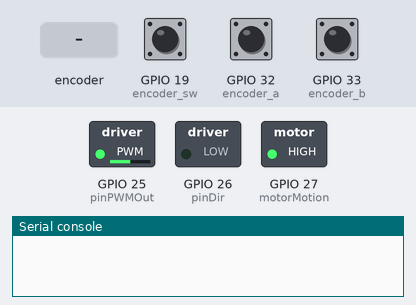
A program run on a simulated ESP32 board running MicroPython. Parts: switched loads named in the program (green lamp = pin HIGH), the last lines printed to the serial console. The test bench sets the inputs (shaded band); at power-on: GPIO 19 (encoder_sw) HIGH, GPIO 32 (encoder_a) HIGH, GPIO 33 (encoder_b) HIGH.

Above: at 1.2 s.
1.3 s: rotary encoder on GPIO 32 (encoder_a) / GPIO 33 (encoder_b) turned 1 step (first pin leading)
At 2.6 s:
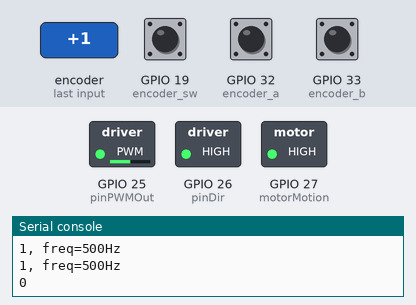
3.0 s: GPIO 19 (encoder_sw) pulled LOW for 0.15 s
4.6 s: GPIO 19 (encoder_sw) pulled LOW for 1 s
Timing chart, 0 to 7.6 s (numbered marks = the images above; inputs shaded):
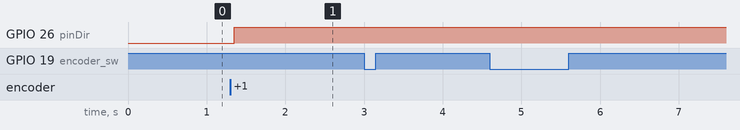

The program:

stepMotorNew.py
```python
from machine import Pin, PWM
import time

class esp32:
    def __init__(self) -> None:
        self.position = 0
        self.mode = 0
        self.increment = 1
        self.pinDir = Pin(26, Pin.OUT)
        self.motorMotion = Pin(27, Pin.OUT)
        self.pinPWMOut = PWM(Pin(25), freq=500, duty_u16=65536//(100//50))
        self.encoder_a = Pin(32, Pin.IN, Pin.PULL_UP)
        self.encoder_b = Pin(33, Pin.IN, Pin.PULL_UP)
        self.encoder_sw = Pin(19, Pin.IN, Pin.PULL_UP)

        self.pinDir.value(0)
        self.motorMotion.value(1)
        self.encoder_a.irq(trigger=Pin.IRQ_FALLING, handler=self.motionClockwise)
        self.encoder_b.irq(trigger=Pin.IRQ_FALLING, handler=self.motionCounterClockwise)
        self.encoder_sw.irq(trigger=Pin.IRQ_FALLING, handler=self.switchPush)

    def setPWMDuty(self, duty: int) -> None:
        self.pinPWMOut.duty_u16(65536//(100//duty))

    def motionClockwise(self, pin: Pin) -> None:
        freq = self.pinPWMOut.freq
        if self.encoder_a.value() == 0 and self.encoder_b.value() == 1 and not self.mode:
            self.position += self.increment
        elif self.encoder_a.value() == 0 and self.encoder_b.value() == 1 and self.mode:
            freq(freq() + self.increment)
        print(f'{self.position}, freq={freq()}Hz')

    def motionCounterClockwise(self, pin: Pin) -> None:
        freq = self.pinPWMOut.freq
        if self.encoder_a.value() == 1 and self.encoder_b.value() == 0 and not self.mode:
            self.position -= self.increment
        elif self.encoder_a.value() == 0 and self.encoder_b.value() == 1 and self.mode:
            freq(freq() - self.increment)
        print(f'{self.position}, freq={freq()}Hz')

    def switchPush(self, pin: Pin):
        if self.encoder_sw.value() == 0:
            self.mode = not self.mode
        print(f'Mode change to {self.mode}')


esp = esp32()
while True:
    while esp.position != 0 and esp.encoder_sw.value():
        time.sleep(0.05)
        if esp.position > 0:
            esp.pinDir.value(1)
            esp.motorMotion.value(0)
            esp.position -= 1
        elif esp.position < 0:
            esp.pinDir.value(0)
            esp.motorMotion.value(0)
            esp.position += 1
        print(esp.position)
    esp.motorMotion.value(1)
```

Measured:
- after the input at 1.3 s, GPIO 26 (pinDir): LOW → HIGH after 0.05 s
